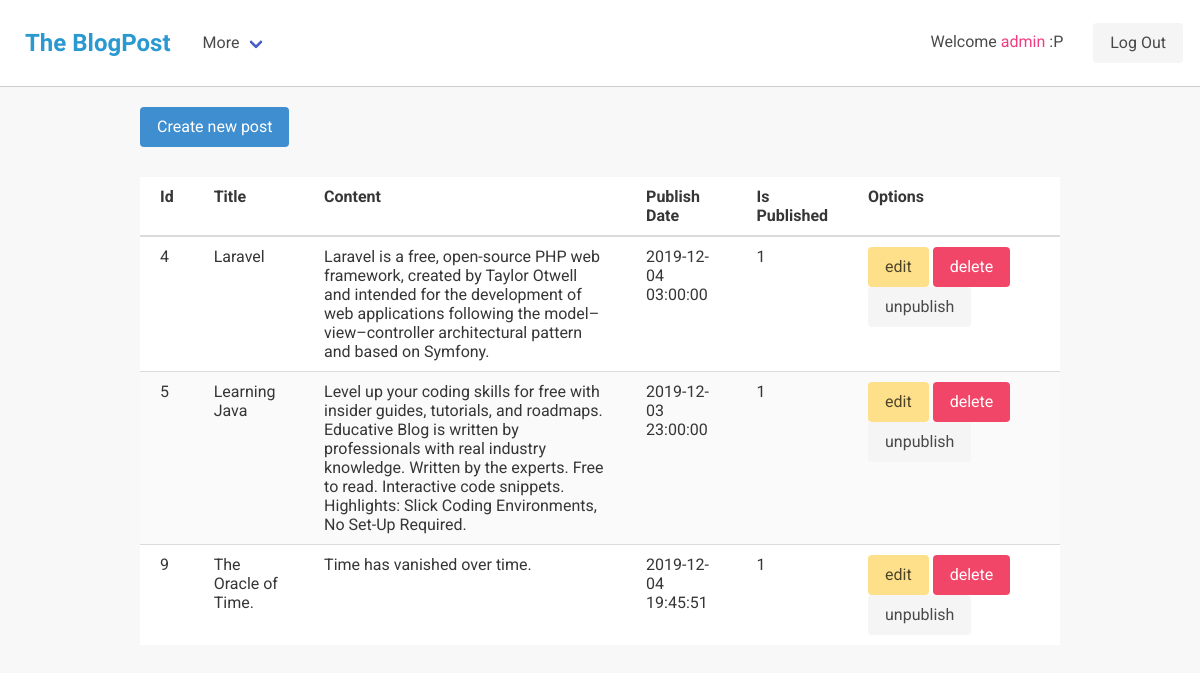
The page /dashboard (signed in) on the database its author committed.
### models/User.py (models this page shows, shortened)
class User(UserMixin,db.Model):
    id = db.Column(db.Integer, primary_key=True)
    username = db.Column(db.String(64), index=True, unique=True)
    email = db.Column(db.String(120), index=True, unique=True)
    password_hash = db.Column(db.String(128))

### tables this page shows
CREATE TABLE post(
id INTEGER PRIMARY KEY AUTOINCREMENT,
author TEXT,
title TEXT,
content TEXT,
publish_date TEXT,
permalink TEXT,
isPublished INTEGER DEFAULT 1,
category_id INTEGER
);

### app.py (the view)
@app.route("/dashboard")
@login_required
def dashboard():
    posts=Post().view_by_author(current_user.id)
    return render_template("dashboard.html",posts=posts)

### app.py (called while the page is built)
@login.user_loader
def load_user(id):
    return User.User.query.get(id)

### models/Post.py (called while the page is built)
    def view_by_author(self,id):
        query="SELECT * FROM post where author=(?)"
        values=(id,)
        result=self.fetch_all_rows_by_id(query,values)
        return result

### models/database.py (called while the page is built)
    def fetch_all_rows_by_id(self,query,data):
        conn=sqlite3.connect("./blog.db")
        cur=conn.cursor()
        cur.execute(query,data)
        all_rows=cur.fetchall()
        return all_rows

### templates/dashboard.html (shortened to what this page needs)
{% extends "base.html" %}
{% block content %}
<div class="container">
    <a class="button is-info" href="{{url_for('posts')}}">
        Create new post
    </a>
    <table class="table is-hoverable is-striped">
        <thead>
            <th width="2%">Id</th>
            <th width="12%">Title</th>
            <th width="35%">Content</th>
            <th width="12%">Publish Date</th>
            <th width="2%">Is Published</th>
            <th>Options</th>
        </thead>
        <tbody>
            {%for post in posts%}
            <tr>
            <td>{{post[0]}}</td>
            <td>{{post[2]}}</td>
            <td>{{post[3]}}</td>
            <td>{{post[4]}}</td>
            <td>{{post[6]}}</td>
            <td><a class="button is-warning" href="/posts/{{post[0]}}/edit">edit</a>
                <a class="button is-danger" href="/posts/{{post[0]}}/delete">delete</a>
                {%if post[6] == 1 %}
                    <a class="button is-light" href="/posts/{{post[0]}}/unpublish">unpublish</a></td>
                {% else %}
                    <a class="button is-light" href="/posts/{{post[0]}}/publish">publish</a></td>
                {%endif%}
            </tr>
            {%endfor%}
        </tbody>
    </table>
</div>
{% endblock %}

### templates/base.html (shortened to what this page needs)
<html>
    <head>
        <link rel="stylesheet" href="https://cdnjs.cloudflare.com/ajax/libs/bulma/0.6.2/css/bulma.min.css" />
    </head>
    <body>
        <nav class="navbar" role="navigation" aria-label="main navigation">
            <div class="navbar-brand">
              <a href="/" class="logo">The BlogPost</a>
            </div>
            <div id="navbarBasicExample" class="navbar-menu">
              <div class="navbar-start">
                {% if not current_user.is_anonymous %}
                <div class="navbar-item has-dropdown is-hoverable">
                  <a class="navbar-link">
                    More
                  </a>
                </div>
                {% endif %}
              </div>
            </div>
            <div class="navbar-end">
              <div class="navbar-item">
                <div class="buttons">
                  {% if current_user.is_anonymous %}
                  <a class="button is-info" href="{{url_for('login')}}">
                    <strong>Log In</strong>
                  </a>
                  {% else %}
                  <p style="padding: 0px 30px 10px 10px; ">Welcome <span style="color:#EE3E80"> {{current_user.username}} </span>:P</p>
                  <a class="button is-light" href="{{url_for('logout')}}">
                    Log Out
                  </a>
                  {% endif %}
                </div>
              </div>
            </div>
        </nav>
        {% block content %}{% endblock %}
    </body>
</html>

### templates/dashboard.html (style rules this page uses)
table { background-color: #fff; width:100%; padding:20px !important; margin-top:30px; }
th, td { padding:10px 20px !important; }

### templates/base.html (style rules this page uses)
body { font-family: 'Roboto', sans-serif; margin: 0; background-color: #F9F8F8; }
.navbar { padding:5px; background-color: #fff; border-bottom: 1px solid #CDCDCD; }
.logo { font-weight: bold; font-size: 1.5em; color:#2B99D1; padding:20px 20px; font-family: 'Freckle Face', cursive; }
.container { padding:20px; }

### rows shown on the page
User: username "admin"
post: id "4", title "Laravel", content "Laravel is a free, open-source PHP web framework, created by Taylor Otwell and intended for the development of web applications following the model–view–controller architectural pattern and based on Symfony.", publish_date "2019-12-04 03:00:00", isPublished "1"
post: id "5", title "Learning Java", content "Level up your coding skills for free with insider guides, tutorials, and roadmaps. Educative Blog is written by professionals with real industry knowledge. Written by the experts. Free to read. Interactive code snippets. Highlights: Slick Coding Environments, No Set-Up Required.", publish_date "2019-12-03 23:00:00", isPublished "1"
post: id "9", title "The Oracle of Time.", content "Time has vanished over time.", publish_date "2019-12-04 19:45:51", isPublished "1"
